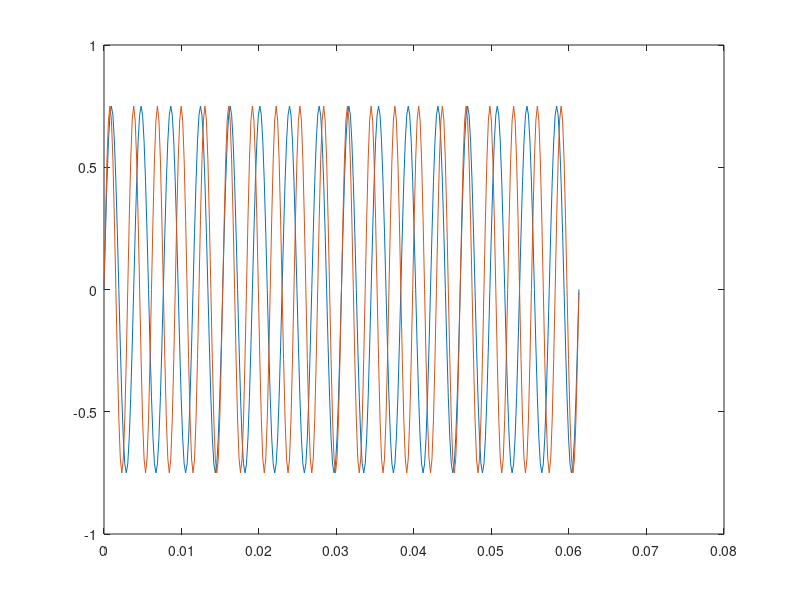
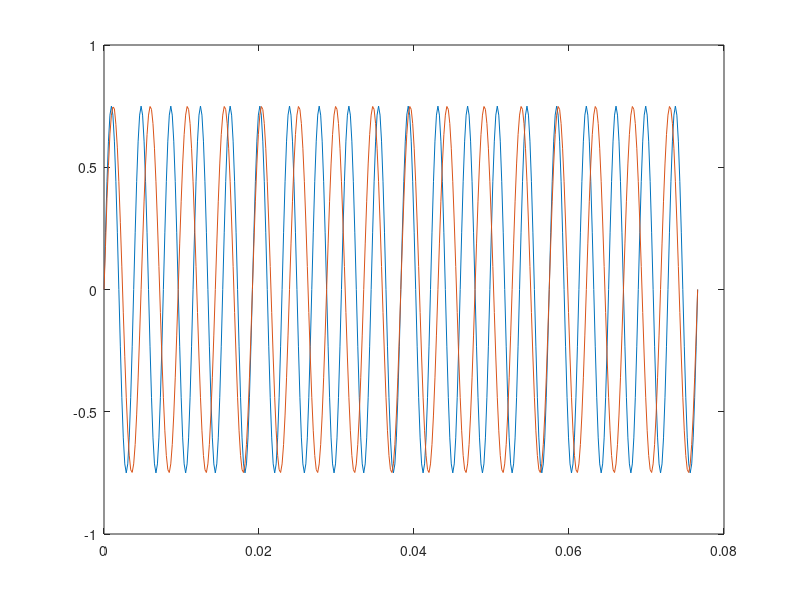

The MATLAB script that drew these images, in order:
clc, close all, clear variables
%Decimate by a fractional value
samplerate = 44100;
fs = 261.1;
t = 0:1/(20*fs):20/fs;
x = 0.75*sin(2*pi*fs*t);
p=100;
q=125;
y = resample(x,p,q);
lenx = length(x)
leny = length(y)
plot(t(1:leny),x(1:leny),t(1:leny),y);
figure
%Interpolate by a fractional value
p2=q;
q2=p;
y2 = resample(x,p2,q2);

plot(t,x,t,y2(1:lenx));

leny2 = length(y2)

[~,~] = mkdir('test/');
audiowrite('test/X.wav',y,samplerate);
audiowrite('test/Y.wav',y,samplerate);
audiowrite('test/Y2.wav',y2,samplerate);